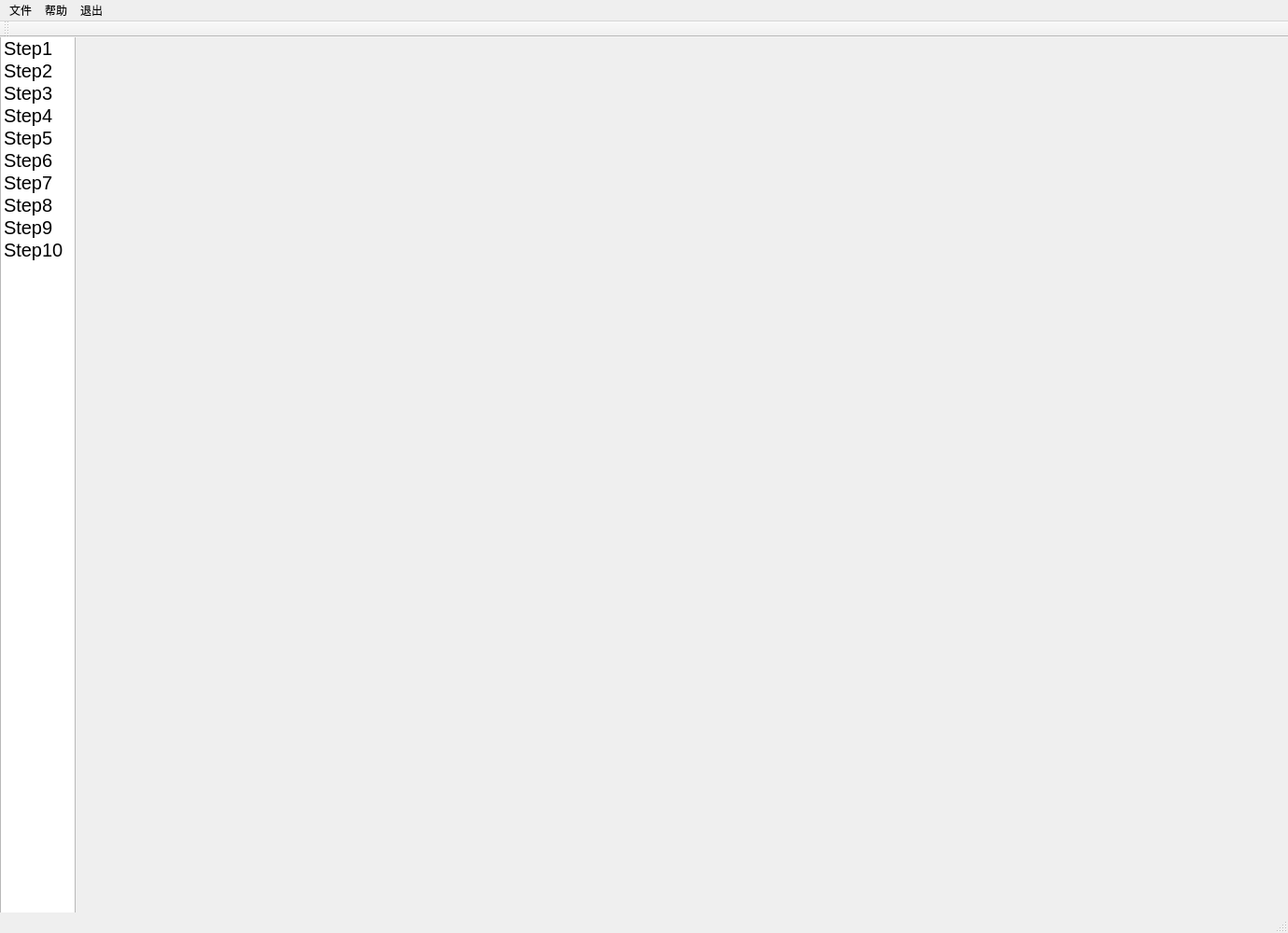
<?xml version="1.0" encoding="UTF-8"?>
<ui version="4.0">
 <class>MainWindow</class>
 <widget class="QMainWindow" name="MainWindow">
  <property name="geometry">
   <rect>
    <x>0</x>
    <y>0</y>
    <width>1380</width>
    <height>1000</height>
   </rect>
  </property>
  <property name="minimumSize">
   <size>
    <width>0</width>
    <height>0</height>
   </size>
  </property>
  <property name="windowTitle">
   <string>MainWindow</string>
  </property>
  <widget class="QWidget" name="centralWidget">
   <widget class="QStackedWidget" name="stackedWidget">
    <property name="geometry">
     <rect>
      <x>90</x>
      <y>17</y>
      <width>1271</width>
      <height>511</height>
     </rect>
    </property>
    <property name="sizePolicy">
     <sizepolicy hsizetype="Preferred" vsizetype="Preferred">
      <horstretch>0</horstretch>
      <verstretch>8</verstretch>
     </sizepolicy>
    </property>
    <property name="styleSheet">
     <string notr="true">border-color: rgb(85, 170, 255);</string>
    </property>
    <property name="currentIndex">
     <number>9</number>
    </property>
    <widget class="QWidget" name="page"/>
    <widget class="QWidget" name="page_2"/>
    <widget class="QWidget" name="page_3"/>
    <widget class="QWidget" name="page_4"/>
    <widget class="QWidget" name="page_5"/>
    <widget class="QWidget" name="page_6"/>
    <widget class="QWidget" name="page_7"/>
    <widget class="QWidget" name="page_8"/>
    <widget class="QWidget" name="page_9"/>
    <widget class="QWidget" name="page_10"/>
   </widget>
   <widget class="QListWidget" name="listWidget">
    <property name="geometry">
     <rect>
      <x>0</x>
      <y>-1</y>
      <width>81</width>
      <height>1001</height>
     </rect>
    </property>
    <property name="styleSheet">
     <string notr="true">border-bottom-color: rgb(255, 0, 255);</string>
    </property>
    <item>
     <property name="text">
      <string>Step1</string>
     </property>
     <property name="font">
      <font>
       <pointsize>15</pointsize>
      </font>
     </property>
    </item>
    <item>
     <property name="text">
      <string>Step2</string>
     </property>
     <property name="font">
      <font>
       <pointsize>15</pointsize>
      </font>
     </property>
    </item>
    <item>
     <property name="text">
      <string>Step3</string>
     </property>
     <property name="font">
      <font>
       <pointsize>15</pointsize>
      </font>
     </property>
    </item>
    <item>
     <property name="text">
      <string>Step4</string>
     </property>
     <property name="font">
      <font>
       <pointsize>15</pointsize>
      </font>
     </property>
    </item>
    <item>
     <property name="text">
      <string>Step5</string>
     </property>
     <property name="font">
      <font>
       <pointsize>15</pointsize>
      </font>
     </property>
    </item>
    <item>
     <property name="text">
      <string>Step6</string>
     </property>
     <property name="font">
      <font>
       <pointsize>15</pointsize>
      </font>
     </property>
    </item>
    <item>
     <property name="text">
      <string>Step7</string>
     </property>
     <property name="font">
      <font>
       <pointsize>15</pointsize>
      </font>
     </property>
    </item>
    <item>
     <property name="text">
      <string>Step8</string>
     </property>
     <property name="font">
      <font>
       <pointsize>15</pointsize>
      </font>
     </property>
    </item>
    <item>
     <property name="text">
      <string>Step9</string>
     </property>
     <property name="font">
      <font>
       <pointsize>15</pointsize>
      </font>
     </property>
    </item>
    <item>
     <property name="text">
      <string>Step10</string>
     </property>
     <property name="font">
      <font>
       <pointsize>15</pointsize>
      </font>
     </property>
    </item>
   </widget>
   <widget class="QWidget" name="widget" native="true">
    <property name="geometry">
     <rect>
      <x>90</x>
      <y>533</y>
      <width>1281</width>
      <height>408</height>
     </rect>
    </property>
    <property name="sizePolicy">
     <sizepolicy hsizetype="Preferred" vsizetype="Preferred">
      <horstretch>0</horstretch>
      <verstretch>1</verstretch>
     </sizepolicy>
    </property>
   </widget>
  </widget>
  <widget class="QMenuBar" name="menuBar">
   <property name="geometry">
    <rect>
     <x>0</x>
     <y>0</y>
     <width>1380</width>
     <height>23</height>
    </rect>
   </property>
   <widget class="QMenu" name="menuFile">
    <property name="title">
     <string>文件</string>
    </property>
    <addaction name="actionsave_as"/>
    <addaction name="actionsave"/>
    <addaction name="action"/>
   </widget>
   <widget class="QMenu" name="menu">
    <property name="title">
     <string>帮助</string>
    </property>
   </widget>
   <widget class="QMenu" name="menu_2">
    <property name="title">
     <string>退出</string>
    </property>
    <addaction name="actionexit"/>
   </widget>
   <addaction name="menuFile"/>
   <addaction name="menu"/>
   <addaction name="menu_2"/>
  </widget>
  <widget class="QToolBar" name="mainToolBar">
   <attribute name="toolBarArea">
    <enum>TopToolBarArea</enum>
   </attribute>
   <attribute name="toolBarBreak">
    <bool>false</bool>
   </attribute>
  </widget>
  <widget class="QStatusBar" name="statusBar"/>
  <action name="actionsave_as">
   <property name="text">
    <string>打开文件...</string>
   </property>
  </action>
  <action name="actionsave">
   <property name="text">
    <string>保存</string>
   </property>
  </action>
  <action name="action">
   <property name="text">
    <string>另存为...</string>
   </property>
  </action>
  <action name="actionexit">
   <property name="text">
    <string>exit</string>
   </property>
  </action>
 </widget>
 <layoutdefault spacing="6" margin="11"/>
 <resources/>
 <connections/>
</ui>
